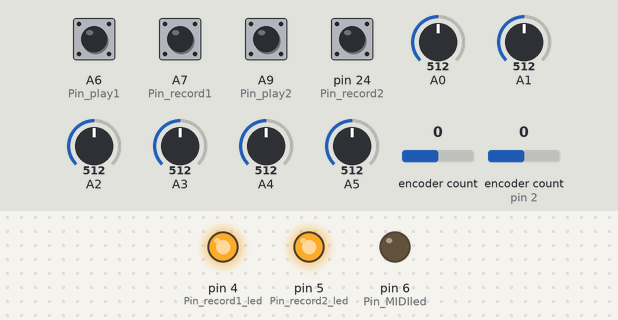
Simulated run of this sketch. Board: Teensy 4. Shown: output pins drawn as LEDs (lit = HIGH). Inputs (shaded band) come from the test bench; at power-on: A6 (Pin_play1), A7 (Pin_record1), A9 (Pin_play2), pin 24 (Pin_record2) HIGH, encoder count 0, A0 = 512, A1 = 512, A2 = 512, A3 = 512, A4 = 512, A5 = 512, encoder count (sensor on pin 2) 0.

Above: at 1.2 s.
1.3 s: encoder count (sensor 0) set to 1
Timing chart, 0 to 4.3 s (numbered marks = the images above; inputs shaded):
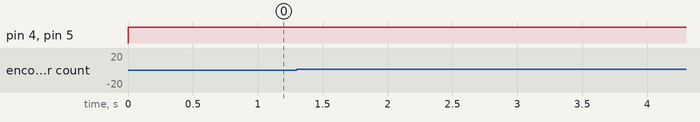

The sketch:

CollidoscopeTeensy_original.ino
```cpp
// (licence header left out)
#include <Encoder.h>
#include <Bounce.h>

///////////////////////////////////////////////////
//MIDI settings
const int midi_chan_inst1 = 1; // MIDI channel for Instrument 1
const int midi_chan_inst2 = 2; // MIDI channel for Instrument 2

const int cc_length = 1;    // MIDI cc controlling selection length
const int cc_duration = 2;  // MIDI cc controlling duration
const int cc_filter = 7;    // MIDI cc controlling LP filter
const int cc_play = 4;      // MIDI cc controlling PLAY
const int cc_record = 5;    // MIDI cc controlling RECORD


///////////////////////////////////////////////////
//Default Values:
const int  Enc_def = 64; //default selection length
int MIDI_led_state = LOW;

///////////////////////////////////////////////////
// Interface Inputs

//Buttons:

const int Pin_play1 = 20;       //B0
const int Pin_record1 = 21;     //B1
const int Pin_play2 = 23;       //B3
const int Pin_record2 = 24;     //B4
const int Pin_record1_led =  4; //D4
const int Pin_record2_led =  5; //D5
const int Pin_MIDIled =  6;

Bounce button1 = Bounce(Pin_play1, 5);
Bounce button2 = Bounce(Pin_record1, 5);
Bounce button3 = Bounce(Pin_play2, 5);
Bounce button4 = Bounce(Pin_record2, 5);


//Encoder
Encoder Enc1 (0, 1);  //Encoder for section length on Wavejet 1
Encoder Enc2 (2, 3);  //Encoder for section length on Wavejet 2


// Variables
const int jitter_thresh = 10; // threshold value for analog INs to suppress sending MIDI due to input jitter

void setup() {

pinMode(Pin_play1, INPUT_PULLUP);
pinMode(Pin_record1, INPUT_PULLUP);
pinMode(Pin_play2, INPUT_PULLUP);
pinMode(Pin_record2, INPUT_PULLUP);


pinMode(Pin_MIDIled, OUTPUT);
pinMode(Pin_record1_led, OUTPUT);
pinMode(Pin_record2_led, OUTPUT);
}

//Store recent values to detect parameter change
long Enc1_old = -999;
long Enc2_old = -999;

uint16_t Jet1_old = 0;
int16_t Jet1_old_MIDI = -1;
uint16_t Jet2_old = 0;
int16_t Jet2_old_MIDI = -1;

uint16_t filter1_old = 0;
int16_t filter1_old_MIDI = -1;
uint16_t filter2_old = 0;
int16_t filter2_old_MIDI = -1;

uint16_t dur1_old = 0;
int16_t dur1_old_MIDI = -1;
uint16_t dur2_old = 0;
int16_t dur2_old_MIDI = -1;

void loop() {

  digitalWrite(Pin_MIDIled, LOW);
  digitalWrite(Pin_record1_led, HIGH);
  digitalWrite(Pin_record2_led, HIGH);
  button1.update();
  button2.update();
  button3.update();
  button4.update();


  uint16_t Jet1_new = analogRead(0);      //read Wavejet/Rail 1; ADJUST INPUT RANGE ACCORDING TO SENSOR
  uint16_t Jet2_new = analogRead(1);      //read Wavejet/Rail 2; ADJUST INPUT RANGE ACCORDING TO SENSOR
  uint16_t filter1_new = analogRead(2);   //read filter Instrument 1;
  uint16_t filter2_new = analogRead(4);   //read filter Instrument 2;
  uint16_t dur1_new = analogRead(3);
  uint16_t dur2_new = analogRead(5);


  //Encoder 1 [Controls selection length of wave 1]
  long Enc1_new = Enc1.read();
  Enc1_new = constrain(Enc1_new, 0, 127); //constrain to 7-bit MIDI range

  //Dynamic reset of counter to MIDI range
  if (Enc1_new <= 0){
    Enc1.write(0);
  }
  else if (Enc1_new >= 127){
    Enc1.write(127);
  }

  //Encoder 2 [Controls selection length of wave 2]
  long Enc2_new = Enc2.read();
  Enc2_new = constrain(Enc2_new, 0, 127); //constrain to 7-bit MIDI range

  //Dynamic reset of counter to MIDI range
  if (Enc2_new <= 0){
    Enc2.write(0);
  }
  else if (Enc2_new >= 127){
    Enc2.write(127);
  }

 //Instrument 1 Controls//////////////////////////////////////

 //Loop/Keymode Switch Instrument 1

 if (button1.risingEdge()) {
   usbMIDI.sendControlChange(cc_play, 1, midi_chan_inst1);
 }

 if (button1.fallingEdge()) {
   usbMIDI.sendControlChange(cc_play, 0, midi_chan_inst1);
 }


 //Record Instrument 1
 if (button2.fallingEdge()) {
   usbMIDI.sendControlChange(cc_record, 1, midi_chan_inst1);
 }

 //send MIDI Wavejet 1 [Position Instrument 1]
 //<calibrate>
 if (Jet1_new > Jet1_old+jitter_thresh || Jet1_new < Jet1_old-jitter_thresh) {
    int16_t midiVal = constrain( map(Jet1_new, 18, 800, 0, 149), 0, 149 );
    if( midiVal != Jet1_old_MIDI ){
      Jet1_old_MIDI = midiVal;
      usbMIDI.sendPitchBend( midiVal, midi_chan_inst1 );
    }

    Jet1_old = Jet1_new;
    digitalWrite(Pin_MIDIled, HIGH);
 }


 //send MIDI Filter 1 [Filter Instrument 1]
 if ( filter1_new != filter1_old ) {
    int16_t midiVal = constrain( map(filter1_new, 0, 1024, 0, 127), 0, 127 );
    if( midiVal != filter1_old_MIDI){
      //Serial.println( midiVal );
      filter1_old_MIDI = midiVal;
      usbMIDI.sendControlChange(cc_filter, midiVal, midi_chan_inst1);
    }

    filter1_old = filter1_new;
    digitalWrite(Pin_MIDIled, HIGH);
  }

  if ( dur1_new != dur1_old ) {

    int16_t midiVal = constrain( map(dur1_new, 0, 1024, 0, 127), 0, 127 );
    if( midiVal != dur1_old_MIDI){
      dur1_old_MIDI = midiVal;
      usbMIDI.sendControlChange(cc_duration, midiVal, midi_chan_inst1);
    }

    dur1_old = dur1_new;
    digitalWrite(Pin_MIDIled, HIGH);
  }

  //send MIDI Encoder 1 [Selection length Instrument 1]
  if (Enc1_new != Enc1_old) {
    Enc1_old = Enc1_new;
    usbMIDI.sendControlChange(cc_length, Enc1_new, midi_chan_inst1);
    digitalWrite(Pin_MIDIled, HIGH);
  }


  //Instrument 2 Controls//////////////////////////////////////

  //Loop/Keymode Switch Instrument 2

  if (button3.risingEdge()) {
    usbMIDI.sendControlChange(cc_play, 1, midi_chan_inst2);
  }

  if (button3.fallingEdge()) {
    usbMIDI.sendControlChange(cc_play, 0, midi_chan_inst2);
  }

  //Record Instrument 2
  if (button4.fallingEdge()) {
    usbMIDI.sendControlChange(cc_record, 1, midi_chan_inst2);
  }

  //send MIDI Wavejet 2 [Position Instrument 2]
  //<calibrate>
  if (Jet2_new > Jet2_old+jitter_thresh || Jet2_new < Jet2_old-jitter_thresh) {
    int16_t midiVal = constrain( map( Jet2_new, 15, 780, 0, 149 ), 0, 149 );
    if( midiVal != Jet2_old_MIDI ){
      Jet2_old_MIDI = midiVal;
      usbMIDI.sendPitchBend( midiVal, midi_chan_inst2 );
    }

    Jet2_old = Jet2_new;
    digitalWrite(Pin_MIDIled, HIGH);
  }

   if ( filter2_new != filter2_old ) {
    int16_t midiVal = constrain( map(filter2_new, 0, 1024, 0, 127), 0, 127 );
    if( midiVal != filter2_old_MIDI){
      //Serial.println( midiVal );
      filter2_old_MIDI = midiVal;
      usbMIDI.sendControlChange(cc_filter, midiVal, midi_chan_inst2);
    }

    filter2_old = filter2_new;
    digitalWrite(Pin_MIDIled, HIGH);
   }

   if ( dur2_new != dur2_old ) {
    int16_t midiVal = constrain( map(dur2_new, 0, 1024, 0, 127), 0, 127 );
    if( midiVal != dur2_old_MIDI){
      //Serial.println( midiVal );
      dur2_old_MIDI = midiVal;
      usbMIDI.sendControlChange(cc_duration, midiVal, midi_chan_inst2);
    }

    dur2_old = dur2_new;
    digitalWrite(Pin_MIDIled, HIGH);
   }


  //send MIDI Encoder 2 [Selection length Instrument 2]
  if (Enc2_new != Enc2_old) {
    Enc2_old = Enc2_new;
    usbMIDI.sendControlChange(cc_length, Enc2_new, midi_chan_inst2);
    digitalWrite(Pin_MIDIled, HIGH);
  }

}
```
